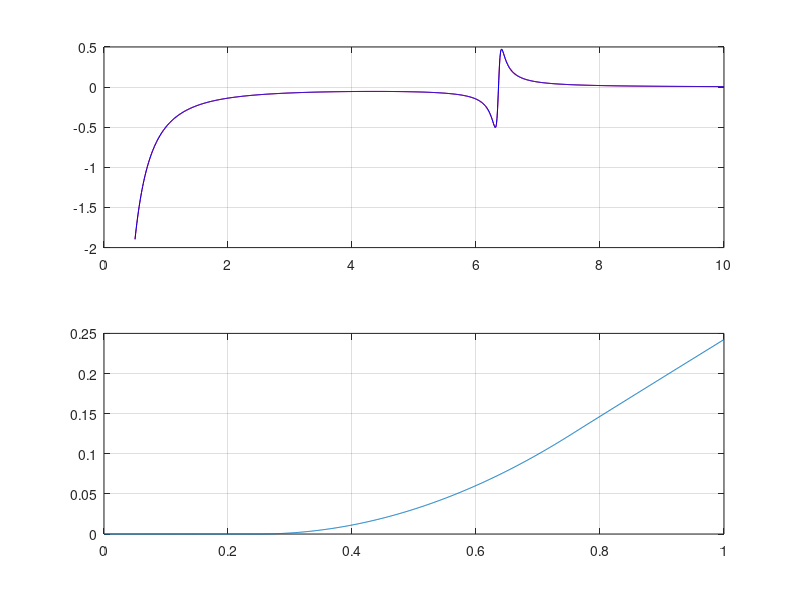

Reproduce this figure in MATLAB.
function L06ps43(a, n)
    % function L06ps43(a,n)
    %
    % simulation for 6.241/Fall 2006 PS Problem 4.3

    if nargin<2, n = 100; end   % default parameters
    if nargin<1, a = 0.5; end
    m = round(a*n);             % make sure a is meaningful
    a = m/n;
    if m<1, m = 1; end
    if m>n, m = n; end
    dd = 0.05;                  % real part offset parameter
                              % define matrices
    aa = toeplitz([-1-8*n^2;4*n^2;zeros(n-2,1)],[-1-8*n^2 4*n^2 zeros(1,n-2)]);
    aa(n,n-1:n) = [0 0];
    A = [zeros(n) eye(n);aa zeros(n)];
    B = [zeros(2*n-1,1);1];
    C = [zeros(1,m-1) 1 zeros(1,2*n-m)];
    w = linspace(0.5,10,1000);    % frequency samples
    s = dd+j*w;                % use real part offset to avoid the poles
    th = sqrt(1+s.^2)/2;
    ga = (exp(th*a)-exp(-th*a))./((s.^2).*(exp(th)-exp(-th))); % analytical tf
    gn = squeeze(freqresp(ss(A-dd*eye(2*n),B,C,0),w)); % numerical tf
    t = linspace(0,1,1000);     % time samples
    st = squeeze(step(ss(A,B,C,0),t));  % numerical step response

    close(gcf)
    subplot(2,1,1); plot(w,real(ga),'red',w,real(gn),'blue'); grid;
    subplot(2,1,2); plot(w,imag(ga),'red',w,imag(gn),'blue'); grid;
    pause
    close(gcf)
    plot(t,st); grid

    end
